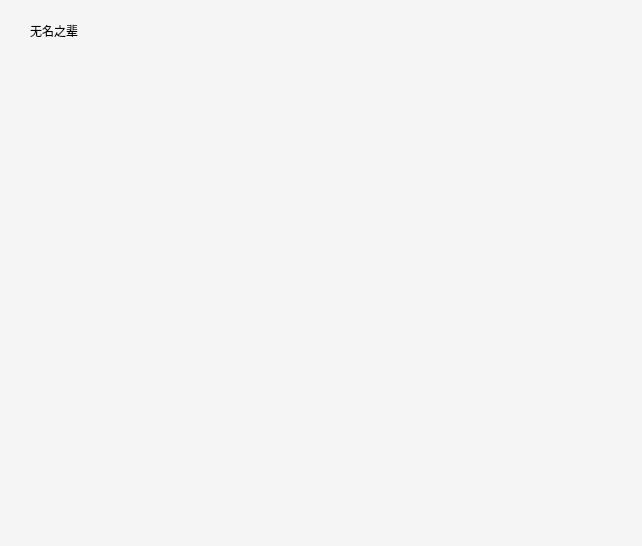
<?xml version="1.0" encoding="UTF-8"?>
<ui version="4.0">
 <class>MyChatWidget</class>
 <widget class="QWidget" name="MyChatWidget">
  <property name="geometry">
   <rect>
    <x>0</x>
    <y>0</y>
    <width>642</width>
    <height>546</height>
   </rect>
  </property>
  <property name="windowTitle">
   <string>MyChatWidget</string>
  </property>
  <property name="styleSheet">
   <string notr="true">#lbName{
	font: 15px &quot;微软雅黑&quot;;
}
#listWidget{

  background-color:#F5F5F5;
}

#listWidget::item:selected{background:rgba(0,0,0,0); color:red; }
#listWidget::Item:hover{background:rgba(0,0,0,0); }</string>
  </property>
  <layout class="QVBoxLayout" name="verticalLayout">
   <property name="spacing">
    <number>0</number>
   </property>
   <property name="leftMargin">
    <number>0</number>
   </property>
   <property name="topMargin">
    <number>0</number>
   </property>
   <property name="rightMargin">
    <number>0</number>
   </property>
   <property name="bottomMargin">
    <number>0</number>
   </property>
   <item>
    <widget class="QWidget" name="chatTopWidget" native="true">
     <layout class="QVBoxLayout" name="verticalLayout_2">
      <property name="spacing">
       <number>0</number>
      </property>
      <property name="leftMargin">
       <number>0</number>
      </property>
      <property name="topMargin">
       <number>0</number>
      </property>
      <property name="rightMargin">
       <number>0</number>
      </property>
      <property name="bottomMargin">
       <number>0</number>
      </property>
      <item>
       <widget class="QWidget" name="widget" native="true">
        <property name="sizePolicy">
         <sizepolicy hsizetype="Preferred" vsizetype="Fixed">
          <horstretch>0</horstretch>
          <verstretch>0</verstretch>
         </sizepolicy>
        </property>
        <property name="minimumSize">
         <size>
          <width>0</width>
          <height>60</height>
         </size>
        </property>
        <property name="maximumSize">
         <size>
          <width>16777215</width>
          <height>60</height>
         </size>
        </property>
        <property name="styleSheet">
         <string notr="true">  background-color:#F5F5F5;</string>
        </property>
        <widget class="QLabel" name="lbName">
         <property name="geometry">
          <rect>
           <x>30</x>
           <y>20</y>
           <width>71</width>
           <height>21</height>
          </rect>
         </property>
         <property name="text">
          <string>无名之辈</string>
         </property>
        </widget>
       </widget>
      </item>
      <item>
       <widget class="QListWidget" name="listWidget">
        <property name="frameShape">
         <enum>QFrame::NoFrame</enum>
        </property>
       </widget>
      </item>
     </layout>
    </widget>
   </item>
   <item>
    <widget class="ChatButtomWidget" name="chatButtomWidget" native="true">
     <property name="sizePolicy">
      <sizepolicy hsizetype="Preferred" vsizetype="Fixed">
       <horstretch>0</horstretch>
       <verstretch>0</verstretch>
      </sizepolicy>
     </property>
     <property name="maximumSize">
      <size>
       <width>16777215</width>
       <height>150</height>
      </size>
     </property>
    </widget>
   </item>
  </layout>
 </widget>
 <layoutdefault spacing="6" margin="11"/>
 <customwidgets>
  <customwidget>
   <class>ChatButtomWidget</class>
   <extends>QWidget</extends>
   <header>chatbuttomwidget.h</header>
   <container>1</container>
  </customwidget>
 </customwidgets>
 <resources/>
 <connections/>
</ui>
